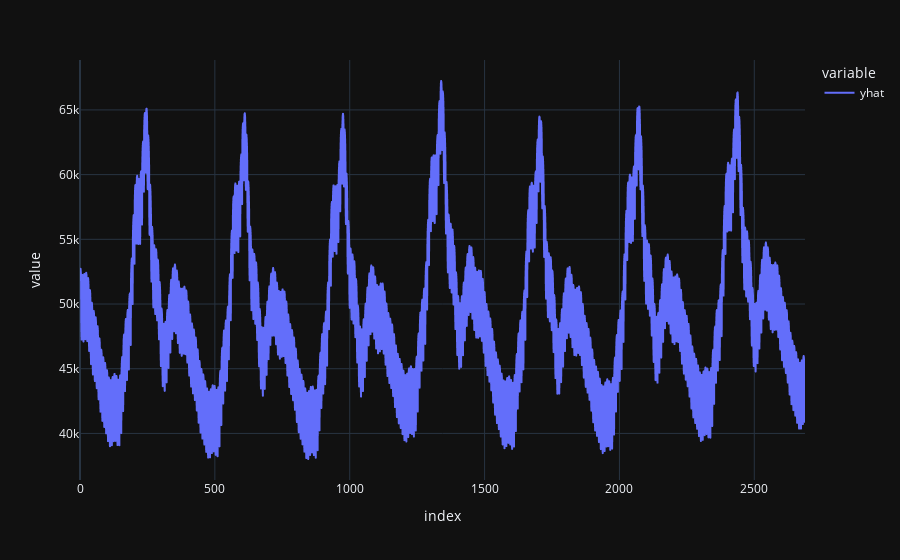

Notebook code for this chart:
### Code cell
forecast['yhat'].plot()

### Figure 1 — Plotly figure (JSON) as saved in the notebook; plotly's stock layout.template omitted (floating-point values rounded to 4 significant figures; data arrays with more than 128 entries replaced by an {"elided": "..."} marker saying what was removed)
{"data": [{"hovertemplate": "variable=yhat<br>index=%{x}<br>value=%{y}<extra></extra>", "legendgroup": "yhat", "line": {"color": "#636efa", "dash": "solid"}, "marker": {"symbol": "circle"}, "mode": "lines", "name": "yhat", "showlegend": true, "type": "scattergl", "x": {"elided": "2689 int values"}, "xaxis": "x", "y": {"elided": "2689 float values"}, "yaxis": "y"}], "layout": {"legend": {"title": {"text": "variable"}, "tracegroupgap": 0}, "margin": {"t": 60}, "xaxis": {"anchor": "y", "domain": [0, 1], "title": {"text": "index"}}, "yaxis": {"anchor": "x", "domain": [0, 1], "title": {"text": "value"}}}}
